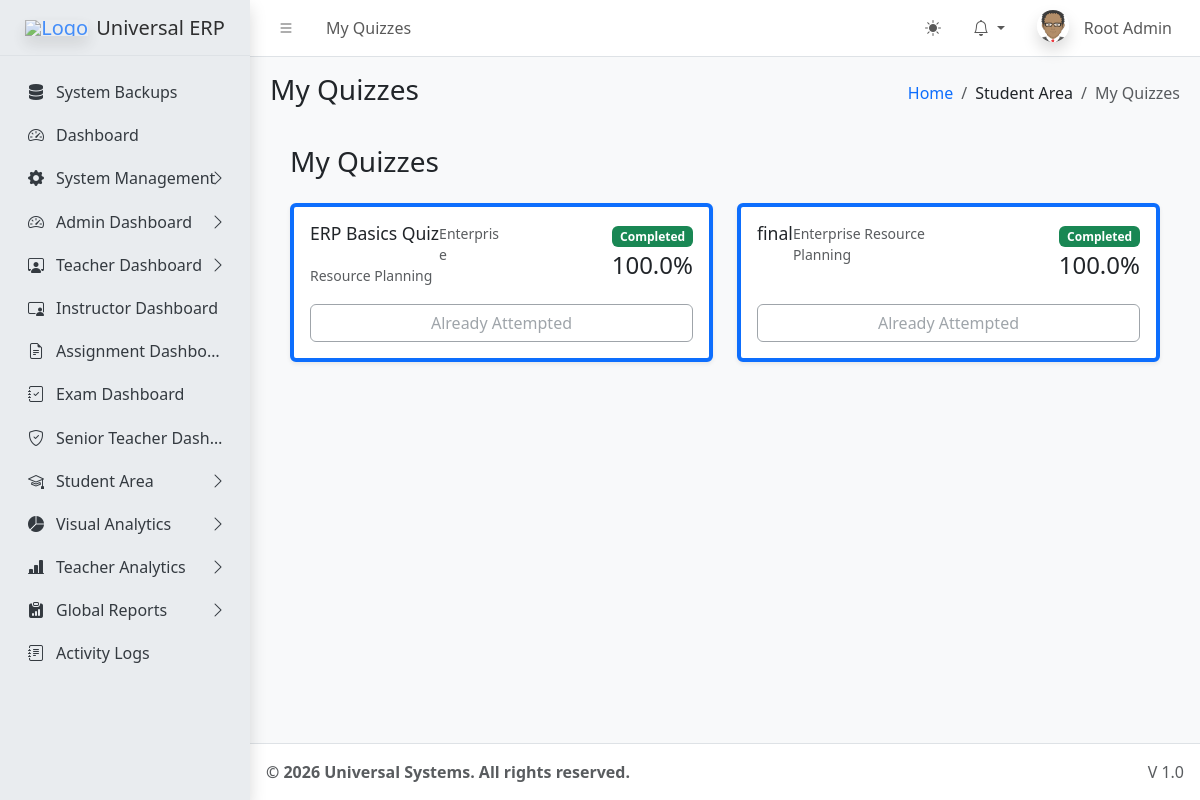
Screenshot of /dashboards/student/quizzes.php (signed in) with the database file from the repository.
### tables this page shows
CREATE TABLE `sys_pages` (
  `id` int(11) NOT NULL,
  `parent_id` int(11) DEFAULT 0,
  `page_name` varchar(100) NOT NULL,
  `page_url` varchar(255) DEFAULT '#',
  `icon_class` varchar(50) DEFAULT 'bi bi-circle',
  `sort_order` int(11) DEFAULT 0
);

CREATE TABLE `quizzes` (
  `id` int(11) NOT NULL,
  `course_id` int(11) NOT NULL,
  `title` varchar(100) NOT NULL,
  `created_at` timestamp NOT NULL DEFAULT current_timestamp()
);

CREATE TABLE `courses` (
  `id` int(11) NOT NULL,
  `teacher_id` int(11) NOT NULL,
  `course_code` varchar(50) DEFAULT NULL,
  `title` varchar(255) NOT NULL,
  `description` text DEFAULT NULL,
  `created_at` timestamp NOT NULL DEFAULT current_timestamp()
);

### dashboards/student/quizzes.php (the view, shortened to what this page needs)
<?php
require_once '../../core/db.php';
require_once '../../includes/header.php';
$student_id = $_SESSION['user_id'];
$sql = "SELECT q.*, c.title as course_title, c.course_code,
            (SELECT score FROM quiz_attempts WHERE quiz_id = q.id AND student_id = ?) as my_score
        FROM quizzes q
        JOIN courses c ON q.course_id = c.id
        JOIN enrollments e ON c.id = e.course_id
        WHERE e.student_id = ?
        ORDER BY q.created_at DESC";
$stmt = $pdo->prepare($sql);
$stmt->execute([$student_id, $student_id]);
$quizzes = $stmt->fetchAll();
?>
<div class="app-content-header">
    <div class="container-fluid">
        <div class="row">
            <div class="col-sm-6"><h3>My Quizzes</h3></div>
        </div>
    </div>
</div>
<div class="app-content">
    <div class="container-fluid">
        <div class="row">
            <?php foreach($quizzes as $q): ?>
            <div class="col-md-6 mb-4">
                <div class="card shadow-sm h-100 border-start border-4 border-primary">
                    <div class="card-body">
                        <div class="d-flex justify-content-between align-items-start mb-2">
                            <div>
                                <h5 class="card-title"><?= htmlspecialchars($q['title']) ?></h5>
                                <p class="card-text text-muted small"><?= htmlspecialchars($q['course_title']) ?></p>
                            </div>
                            <?php if($q['my_score'] !== null): ?>
                                <div class="text-end">
                                    <span class="badge bg-success">Completed</span>
                                    <div class="h4 mt-1"><?= number_format($q['my_score'], 1) ?>%</div>
                                </div>
                            <?php endif; ?>
                        </div>
                        <div class="mt-3">
                            <?php if($q['my_score'] === null): ?>
                                <a href="take_quiz.php?id=<?= $q['id'] ?>" class="btn btn-primary w-100">
                                    <i class="bi bi-pencil-square"></i> Attempt Quiz
                                </a>
                            <?php else: ?>
                                <button class="btn btn-outline-secondary w-100" disabled>
                                    Already Attempted
                                </button>
                            <?php endif; ?>
                        </div>
                    </div>
                </div>
            </div>
            <?php endforeach; ?>
        </div>
    </div>
</div>
<?php require_once '../../includes/footer.php'; ?>

### includes/header.php (shortened to what this page needs)
<?php
require_once __DIR__ . '/../core/session.php';
$settings = [];
$stmt = $pdo->query("SELECT * FROM system_settings");
while ($row = $stmt->fetch()) {
    $settings[$row['setting_key']] = $row['setting_value'];
}
$current_url = substr($_SERVER['SCRIPT_NAME'], strlen('/universal/'));
$pageStmt = $pdo->prepare("SELECT * FROM sys_pages WHERE page_url LIKE ? LIMIT 1");
$pageStmt->execute(["%$current_url%"]);
$currentPageData = $pageStmt->fetch();
$pageTitle = $currentPageData['page_name'] ?? 'Dashboard';
$pageId = $currentPageData['id'] ?? 0;
$breadcrumbs = [];
if ($currentPageData) {
    $crumbId = $currentPageData['id'];
    while($crumbId != 0) {
        $crumbStmt = $pdo->prepare("SELECT id, parent_id, page_name, page_url FROM sys_pages WHERE id = ?");
        $crumbStmt->execute([$crumbId]);
        $crumb = $crumbStmt->fetch();
        array_unshift($breadcrumbs, $crumb);
        $crumbId = $crumb['parent_id'];
    }
}
?>
<!DOCTYPE html>
<html lang="en"> <head>
    <link rel="stylesheet" href="<?= BASE_URL ?>assets/css/bootstrap.min.css" />
    <link rel="stylesheet" href="<?= BASE_URL ?>assets/css/bootstrap-icons.css" />
    <link rel="stylesheet" href="<?= BASE_URL ?>assets/css/adminlte.min.css" />
    <link rel="stylesheet" href="https://cdnjs.cloudflare.com/ajax/libs/font-awesome/6.4.2/css/all.min.css" />
</head>
<body class="layout-fixed sidebar-expand-lg bg-body-tertiary">
<div class="app-wrapper">
    <nav class="app-header navbar navbar-expand bg-body">
        <div class="container-fluid">
            <ul class="navbar-nav">
                <li class="nav-item"> <a class="nav-link" data-lte-toggle="sidebar" href="#" role="button"><i class="bi bi-list"></i></a> </li>
                <li class="nav-item d-none d-md-block"> <a href="#" class="nav-link"><?= $pageTitle ?></a> </li>
            </ul>
            <ul class="navbar-nav ms-auto">
                <li class="nav-item">
                    <button class="btn btn-link nav-link" id="theme-toggle" type="button">
                        <i class="bi bi-sun-fill" id="theme-icon"></i>
                    </button>
                </li>
                <li class="nav-item dropdown">
                    <a class="nav-link dropdown-toggle" data-bs-toggle="dropdown" href="#" aria-expanded="false">
                        <i class="bi bi-bell"></i>
                    </a>
                </li>
                <li class="nav-item dropdown user-menu">
                    <a href="#" class="nav-link dropdown-toggle" data-bs-toggle="dropdown">
                        <img src="<?= !empty($_SESSION['avatar']) ? $_SESSION['avatar'] : BASE_URL.'assets/img/avatar.png' ?>" class="user-image rounded-circle shadow" alt="User Image">
                        <span class="d-none d-md-inline ms-1"><?= htmlspecialchars($_SESSION['name']) ?></span>
                    </a>
                </li>
            </ul>
        </div>
    </nav>
    <?php include __DIR__ . '/sidebar.php'; ?>
    <main class="app-main">
        <div class="app-content-header">
            <div class="container-fluid">
                <div class="row">
                    <div class="col-sm-6"><h3 class="mb-0"><?= $pageTitle ?></h3></div>
                    <div class="col-sm-6">
                        <ol class="breadcrumb float-sm-end">
                            <li class="breadcrumb-item"><a href="<?= BASE_URL ?>">Home</a></li>
                            <?php foreach($breadcrumbs as $b): ?>
                                <li class="breadcrumb-item <?= ($b['id'] == $pageId) ? 'active' : '' ?>">
                                    <?= htmlspecialchars($b['page_name']) ?>
                                </li>
                            <?php endforeach; ?>
                        </ol>
                    </div>
                </div>
            </div>
        </div>
        <div class="app-content">
            <div class="container-fluid">

### includes/sidebar.php (shortened to what this page needs)
<aside class="app-sidebar bg-body-secondary shadow">
    <div class="sidebar-brand">
        <a href="<?= BASE_URL ?>index.php" class="brand-link">
            <img src="<?= $settings['system_logo'] ?>" alt="Logo" class="brand-image opacity-75 shadow">
            <span class="brand-text fw-light"><?= $settings['system_name'] ?></span>
        </a>
    </div>
    <div class="sidebar-wrapper">
        <nav class="mt-2">
            <ul class="nav sidebar-menu flex-column" data-lte-toggle="treeview" role="menu" data-accordion="false">
                <?php
                function buildMenu($pdo, $parentId = 0, $userRole, $currentUrl)
                {
                    $sql = "
                        SELECT p.* FROM sys_pages p
                        JOIN role_access ra ON p.id = ra.page_id
                        WHERE p.parent_id = ? AND ra.role_key = ?
                        ORDER BY p.sort_order ASC
                    ";
                    $stmt = $pdo->prepare($sql);
                    $stmt->execute([$parentId, $userRole]);
                    $items = $stmt->fetchAll();
                    foreach ($items as $item) {
                        $childStmt = $pdo->prepare("SELECT COUNT(*) FROM sys_pages WHERE parent_id = ?");
                        $childStmt->execute([$item['id']]);
                        $hasChildren = $childStmt->fetchColumn() > 0;
                        $isActive = (strpos($currentUrl, $item['page_url']) !== false && $item['page_url'] !== '#');
                        $menuOpen = $isActive ? 'menu-open' : '';
                        $activeClass = $isActive ? 'active' : '';
                        echo '<li class="nav-item ' . $menuOpen . '">';
                        echo '<a href="' . ($hasChildren ? '#' : BASE_URL . $item['page_url']) . '" class="nav-link ' . $activeClass . '">';
                        echo '<i class="nav-icon ' . $item['icon_class'] . '"></i>';
                        echo '<p>' . htmlspecialchars($item['page_name']);
                        if ($hasChildren) {
                            echo '<i class="nav-arrow bi bi-chevron-right"></i>';
                        }
                        echo '</p></a>';
                        if ($hasChildren) {
                            buildMenu($pdo, $item['id'], $userRole, $currentUrl);
                        }
                        echo '</li>';
                    }
                }
                $cur = substr($_SERVER['SCRIPT_NAME'], strlen('/universal/'));
                buildMenu($pdo, 0, $_SESSION['role'], $cur);
                ?>
            </ul>
        </nav>
    </div>
</aside>

### includes/header.php (style rules this page uses)
.user-image { width: 30px; height: 30px; object-fit: cover; }

### rows the page displays
sys_pages: page_name "My Quizzes"
sys_pages: page_name "System Backups"
sys_pages: page_name "Dashboard"
sys_pages: page_name "System Management"
sys_pages: page_name "Admin Dashboard"
sys_pages: page_name "Teacher Dashboard"
sys_pages: page_name "Instructor Dashboard"
sys_pages: page_name "Assignment Dashbo…"
sys_pages: page_name "Exam Dashboard"
sys_pages: page_name "Senior Teacher Dash…"
sys_pages: page_name "Student Area"
sys_pages: page_name "Visual Analytics"
sys_pages: page_name "Teacher Analytics"
sys_pages: page_name "Global Reports"
sys_pages: page_name "Activity Logs"
quizzes: title "ERP Basics Quiz", course.title "Enterprise Resource Planning", my_score "100.0"
quizzes: title "final", course.title "Enterprise Resource Planning", my_score "100.0"

### other values shown
$_SESSION['name'] "Root Admin"
$settings['system_name'] "Universal ERP"
$settings['footer_text'] "© 2026 Universal Systems. All rights reserved."
